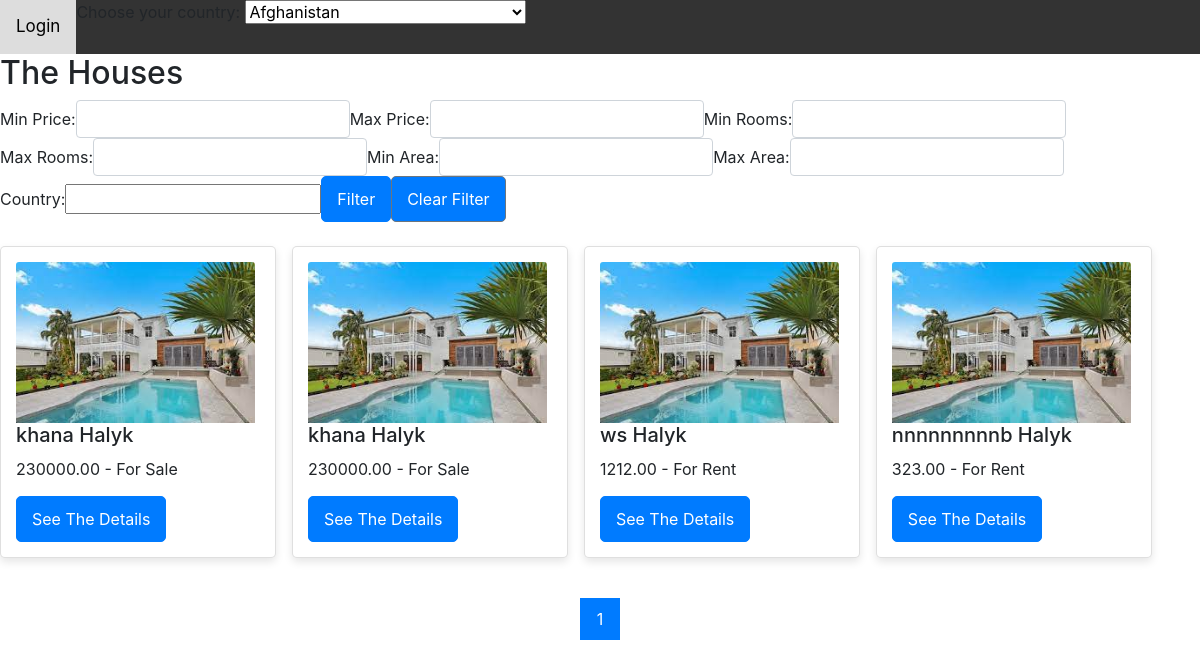
The app's page /, older data.
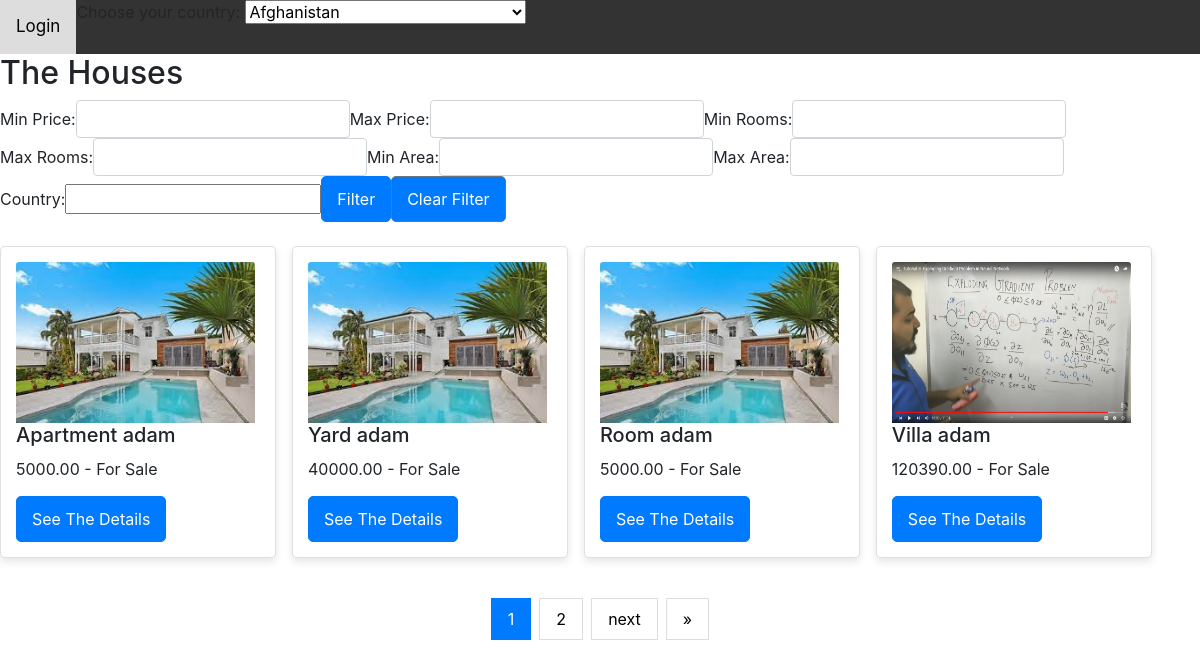
The same page, newer data.
### myapp/models.py (models this page shows, shortened)
class House(models.Model):
    owner = models.ForeignKey(User, on_delete=models.CASCADE)
    country=models.CharField(default='Afghanistan', max_length=255, choices=[ ('AF', 'Afghanistan'),
        ('AL', 'Albania'),
        ('DZ', 'Algeria'),
        ('AS', 'American Samoa'),
        ('AD', 'Andorra'),
        ('AO', 'Angola'),
        ('AI', 'Anguilla'),
        ('AG', 'Antigua and Barbuda'),
        ('AR', 'Argentina'),
        ('AM', 'Armenia'),
        ('AW', 'Aruba'),
        ('AU', 'Australia'),
        ('AT', 'Austria'),
        ('AZ', 'Azerbaijan'),
        ('BS', 'Bahamas'),
        ('BH', 'Bahrain'),
        ('BD', 'Bangladesh'),
        ('BB', 'Barbados'),
        ('BY', 'Belarus'),
        ('BE', 'Belgium'),
        ('BZ', 'Belize'),
        ('BJ', 'Benin'),
        ('BM', 'Bermuda'),
        ('BT', 'Bhutan'),
        ('BO', 'Bolivia'),
        ('BA', 'Bosnia and Herzegovina'),
        ('BW', 'Botswana'),
        ('BR', 'Brazil'),
        ('BN', 'Brunei Darussalam'),
        ('BG', 'Bulgaria'),
        ('BF', 'Burkina Faso'),
        ('BI', 'Burundi'),
        ('KH', 'Cambodia'),
        ('CM', 'Cameroon'),
        ('CA', 'Canada'),
        ('CV', 'Cape Verde'),
        ('KY', 'Cayman Islands'),
        ('CF', 'Central African Republic'),
        ('TD', 'Chad'),
        ('CL', 'Chile'),
        ('CN', 'China'),
        ('CO', 'Colombia'),
        ('KM', 'Comoros'),
        ('CG', 'Congo'),
        ('CD', 'Congo, Democratic Republic'),
        ('CR', 'Costa Rica'),
        ('CI', "Cote d'Ivoire"),
        ('HR', 'Croatia'),
        ('CU', 'Cuba'),
        ('CY', 'Cyprus'),
        ('CZ', 'Czech Republic'),
        ('DK', 'Denmark'),
        ('DJ', 'Djibouti'),
        ('DM', 'Dominica'),
        ('DO', 'Dominican Republic'),
        ('EC', 'Ecuador'),
        ('EG', 'Egypt'),
        ('SV', 'El Salvador'),
        ('GQ', 'Equatorial Guinea'),
        ('ER', 'Eritrea'),
        ('EE', 'Estonia'),
        ('ET', 'Ethiopia'),
        ('FJ', 'Fiji'),
        ('FI', 'Finland'),
        ('FR', 'France'),
        ('GA', 'Gabon'),
        ('GM', 'Gambia'),
        ('GE', 'Georgia'),
        ('DE', 'Germany'),
        ('GH', 'Ghana'),
        ('GR', 'Greece'),
        ('GD', 'Grenada'),
        ('GU', 'Guam'),
        ('GT', 'Guatemala'),
        ('GN', 'Guinea'),
        ('GW', 'Guinea-Bissau'),
        ('GY', 'Guyana'),
        ('HT', 'Haiti'),
        ('HN', 'Honduras'),
        ('HU', 'Hungary'),
        ('IS', 'Iceland'),
        ('IN', 'India'),
        ('ID', 'Indonesia'),
        ('IR', 'Iran'),
        ('IQ', 'Iraq'),
        ('IE', 'Ireland'),
        ('IL', 'Israel'),
        ('IT', 'Italy'),
        ('JM', 'Jamaica'),
        ('JP', 'Japan'),
        ('JO', 'Jordan'),
        ('KZ', 'Kazakhstan'),
        ('KE', 'Kenya'),
        ('KI', 'Kiribati'),
        ('KW', 'Kuwait'),
        ('KG', 'Kyrgyzstan'),
        ('LA', 'Lao People\'s Democratic Republic'),
        ('LV', 'Latvia'),
        ('LB', 'Lebanon'),
        ('LS', 'Lesotho'),
        ('LR', 'Liberia'),
        ('LY', 'Libya'),
        ('LI', 'Liechtenstein'),
        ('LT', 'Lithuania'),
        ('LU', 'Luxembourg'),
        ('MG', 'Madagascar'),
        ('MW', 'Malawi'),
        ('MY', 'Malaysia'),
        ('MV', 'Maldives'),
        ('ML', 'Mali'),
        ('MT', 'Malta'),
        ('MH', 'Marshall Islands'),
        ('MR', 'Mauritania'),
        ('MU', 'Mauritius'),
        ('MX', 'Mexico'),
        ('FM', 'Micronesia'),
        ('MD', 'Moldova'),
        ('MC', 'Monaco'),
        ('MN', 'Mongolia'),
        ('ME', 'Montenegro'),
        ('MA', 'Morocco'),
        ('MZ', 'Mozambique'),
        ('MM', 'Myanmar'),
        ('NA', 'Namibia'),
        ('NR', 'Nauru'),
        ('NP', 'Nepal'),
        ('NL', 'Netherlands'),
        ('NZ', 'New Zealand'),
        ('NI', 'Nicaragua'),
        ('NE', 'Niger'),
        ('NG', 'Nigeria'),
        ('KP', 'North Korea'),
        ('MK', 'North Macedonia'),
        ('NO', 'Norway'),
        ('OM', 'Oman'),
        ('PK', 'Pakistan'),
        ('PW', 'Palau'),
        ('PS', 'Palestine'),
        ('PA', 'Panama'),
        ('PG', 'Papua New Guinea'),
        ('PY', 'Paraguay'),
        ('PE', 'Peru'),
        ('PH', 'Philippines'),
        ('PL', 'Poland'),
        ('PT', 'Portugal'),
        ('PR', 'Puerto Rico'),
        ('QA', 'Qatar'),
        ('RO', 'Romania'),
        ('RU', 'Russia'),
        ('RW', 'Rwanda'),
        ('KN', 'Saint Kitts and Nevis'),
        ('LC', 'Saint Lucia'),
        ('VC', 'Saint Vincent and the Grenadines'),
        ('WS', 'Samoa'),
        ('SM', 'San Marino'),
        ('ST', 'Sao Tome and Principe'),
        ('SA', 'Saudi Arabia'),
        ('SN', 'Senegal'),
        ('RS', 'Serbia'),
        ('SC', 'Seychelles'),
        ('SL', 'Sierra Leone'),
        ('SG', 'Singapore'),
        ('SK', 'Slovakia'),
        ('SI', 'Slovenia'),
        ('SB', 'Solomon Islands'),
        ('SO', 'Somalia'),
        ('ZA', 'South Africa'),
        ('KR', 'South Korea'),
        ('SS', 'South Sudan'),
        ('ES', 'Spain'),
        ('LK', 'Sri Lanka'),
        ('SD', 'Sudan'),
        ('SR', 'Suriname'),
        ('SZ', 'Swaziland'),
        ('SE', 'Sweden'),
        ('CH', 'Switzerland'),
        ('SY', 'Syria'),
        ('TW', 'Taiwan'),
        ('TJ', 'Tajikistan'),
        ('TZ', 'Tanzania'),
        ('TH', 'Thailand'),
        ('TL', 'Timor-Leste'),
        ('TG', 'Togo'),
        ('TO', 'Tonga'),
        ('TT', 'Trinidad and Tobago'),
        ('TN', 'Tunisia'),
        ('TR', 'Turkey'),
        ('TM', 'Turkmenistan'),
        ('TV', 'Tuvalu'),
        ('UG', 'Uganda'),
        ('UA', 'Ukraine'),
        ('AE', 'United Arab Emirates'),
        ('GB', 'United Kingdom'),
        ('US', 'United States'),
        ('UY', 'Uruguay'),
        ('UZ', 'Uzbekistan'),
        ('VU', 'Vanuatu'),
        ('VA', 'Vatican City'),
        ('VE', 'Venezuela'),
        ('VN', 'Vietnam'),
        ('YE', 'Yemen'),
        ('ZM', 'Zambia'),
        ('ZW', 'Zimbabwe'),])
    title = models.CharField(max_length=255)
    description = models.TextField()
    address = models.CharField(max_length=255)
    price = models.DecimalField(max_digits=10, decimal_places=2)
    status = models.CharField(max_length=50, choices=[
        ('for_sale', 'For Sale'),
        ('for_rent', 'For Rent'),
        ('sold', 'Sold')
    ],default='for_rent')
    date_posted = models.DateTimeField(auto_now_add=True)
    area = models.FloatField(null=True)
    rooms_count = models.IntegerField(null=True)
    bathrooms_count = models.IntegerField(null=True)
    bedrooms_count = models.IntegerField(null=True)
    year_built = models.IntegerField(null=True)
    property_type = models.CharField(max_length=50, choices=[
        ('apartment', 'Apartment'),
        ('house', 'House'),
        ('villa', 'Villa'),
        ('commercial', 'Commercial')
    ],default='apartment')
    parking_spaces = models.IntegerField(null=True, blank=True)
    furnishing_status = models.CharField(max_length=50, choices=[
        ('furnished', 'Furnished'),
        ('unfurnished', 'Unfurnished'),
        ('semi_furnished', 'Semi-Furnished')
    ],default='furnished')
    balcony = models.BooleanField(default=False,null=True)
    garden = models.BooleanField(default=False,null=True)
    pool = models.BooleanField(default=False,null=True)
    heating_type = models.CharField(max_length=50, choices=[
        ('central', 'Central Heating'),
        ('electric', 'Electric Heating'),
        ('none', 'No Heating')
    ],default='central')
    cooling_type = models.CharField(max_length=50, choices=[
        ('central', 'Central Air'),
        ('window', 'Window Units'),
        ('none', 'No Cooling')
    ],default='central')
    pet_policy = models.CharField(max_length=50, choices=[
        ('allowed', 'Pets Allowed'),
        ('not_allowed', 'No Pets Allowed')
    ],default='allowed')
    is_for_sale=models.BooleanField(default=True)
    floors=models.IntegerField(null=True, blank=True)
    security_features = models.CharField(max_length=255, null=True, blank=True)
    nearby_amenities = models.CharField(max_length=255, null=True, blank=True)
    contact_phone = models.CharField(max_length=15,null=True)
    contact_email = models.EmailField(null=True)
    published = models.BooleanField(default=False)
    default_pic = models.ImageField(upload_to='property_images/', default='property_images/defhouse.jpg')
    pics = models.ImageField('HouseImage',  null=True)
    def get_image_url(self):
        if self.pics:
            return self.pics.url
        return 'property_images/default.jpg'  # or a default image path

### myapp/views.py (the view)
# urls.py: path('', house_list, name='home'),
def house_list(request):
    house_list = House.objects.all()
    filter_form = HouseFilterForm(request.GET)
    if filter_form.is_valid():
        min_price = filter_form.cleaned_data.get('min_price')
        max_price = filter_form.cleaned_data.get('max_price')
        property_type = filter_form.cleaned_data.get('property_type')
        status = filter_form.cleaned_data.get('status')
        min_rooms = filter_form.cleaned_data.get('min_rooms')
        max_rooms = filter_form.cleaned_data.get('max_rooms')
        min_area = filter_form.cleaned_data.get('min_area')
        max_area = filter_form.cleaned_data.get('max_area')
        country=filter_form.cleaned_data.get('country')
        if min_price:
            house_list = house_list.filter(price__gte=min_price)
        if max_price:
            house_list = house_list.filter(price__lte=max_price)
        if property_type:
            house_list = house_list.filter(property_type=property_type)
        if status:
            house_list = house_list.filter(status=status)
        if country:
            house_list = house_list.filter(country=country)
        if min_rooms:
            house_list = house_list.filter(rooms_count__gte=min_rooms)
        if max_rooms:
            house_list = house_list.filter(rooms_count__lte=max_rooms)
        if min_area:
            house_list = house_list.filter(area__gte=min_area)
        if max_area:
            house_list = house_list.filter(area__lte=max_area)
    paginator = Paginator(house_list, 4)  # Paginate by 4 houses per page
    page_number = request.GET.get('page')
    houses = paginator.get_page(page_number)
    return render(request, 'house_list.html', {'houses': houses, 'filter_form': filter_form})

### myapp/forms.py
class HouseFilterForm(forms.Form):
    min_price = forms.DecimalField(required=False, max_digits=10, decimal_places=2, label='Min Price')
    max_price = forms.DecimalField(required=False, max_digits=10, decimal_places=2, label='Max Price')
    property_type = forms.ChoiceField(required=False, choices=[('', 'Any')] )
    status = forms.ChoiceField(required=False, choices=[('', 'Any')] )
    min_rooms = forms.IntegerField(required=False, label='Min Rooms')
    max_rooms = forms.IntegerField(required=False, label='Max Rooms')
    min_area = forms.FloatField(required=False, label='Min Area')
    max_area = forms.FloatField(required=False, label='Max Area')
    country = forms.CharField(max_length=255, required=False)

### myapp/templates/house_list.html (shortened to what this page needs)
{% extends "base_generic.html" %}
{% block content %}
  <h2>The Houses</h2>
  <form method="GET" class="form-inline mb-4">
    <div class="form-group">
      <label for="min_price">Min Price:</label>
      <input type="number" step="500" class="form-control" name="min_price" id="min_price" value="{{ filter_form.min_price.value }}">
    </div>
    <div class="form-group">
      <label for="max_price">Max Price:</label>
      <input type="number" step="500" class="form-control" name="max_price" id="max_price" value="{{ filter_form.max_price.value }}">
    </div>
    <div class="form-group">
      <label for="min_rooms">Min Rooms:</label>
      <input type="number" class="form-control" name="min_rooms" id="min_rooms" value="{{ filter_form.min_rooms.value }}">
    </div>
    <div class="form-group">
      <label for="max_rooms">Max Rooms:</label>
      <input type="number" class="form-control" name="max_rooms" id="max_rooms" value="{{ filter_form.max_rooms.value }}">
    </div>
    <div class="form-group">
      <label for="min_area">Min Area:</label>
      <input type="number" step="0.01" class="form-control" name="min_area" id="min_area" value="{{ filter_form.min_area.value }}">
    </div>
    <div class="form-group">
      <label for="max_area">Max Area:</label>
      <input type="number" step="0.01" class="form-control" name="max_area" id="max_area" value="{{ filter_form.max_area.value }}">
    </div>
    <div class="form-group">
      <label for="countries">Country:</label>
      <input type="text" name="countries" id="countries" value="">
    </div>
    <button type="submit" class="btn btn-primary">Filter</button>
    <a href="{% url 'house_list' %}" class="btn btn-secondary">Clear Filter</a>
  </form>
  <div class="card-container">
    {% for house in houses %}
      <div class="card" >
        <div class="card-body">
          <img src="{{ house.get_image_url }}" alt="{{ house.title }}" class="card-img-top">
          <h5 class="card-title">{{ house.title }} {{house.owner.username}}</h5>
          <p class="card-text">{{ house.price }} - {% if house.is_for_sale %}For Sale{% else %}For Rent{% endif %}</p>
          <a href="/house/{{ house.id }}" class="btn btn-primary">See The Details</a>
        </div>
      </div>
    {% endfor %}
  </div>
  <div class="center">
    <div class="pagination">
      {% for num in houses.paginator.page_range %}
        {% if houses.number == num %}
          <a href="?page={{ num }}{% for key, value in request.GET.items %}{% if key != 'page' %}&{{ key }}={{ value }}{% endif %}{% endfor %}" class="active">{{ num }}</a>
        {% else %}
          <a href="?page={{ num }}{% for key, value in request.GET.items %}{% if key != 'page' %}&{{ key }}={{ value }}{% endif %}{% endfor %}">{{ num }}</a>
        {% endif %}
      {% endfor %}
      {% if houses.has_next %}
        <a href="?page={{ houses.next_page_number }}{% for key, value in request.GET.items %}{% if key != 'page' %}&{{ key }}={{ value }}{% endif %}{% endfor %}">next</a>
        <a href="?page={{ houses.paginator.num_pages }}{% for key, value in request.GET.items %}{% if key != 'page' %}&{{ key }}={{ value }}{% endif %}{% endfor %}">&raquo;</a>
      {% endif %}
    </div>
  </div>
{% endblock %}

### myapp/templates/base_generic.html (shortened to what this page needs)
<!DOCTYPE html>
<html lang="Farsi">
<head>
    <link rel="stylesheet" href="https://cdn.jsdelivr.net/npm/bootstrap@4.3.1/dist/css/bootstrap.min.css">
</head>
<body>
    <header>
        <div class="topnav">
            {% if user.is_authenticated %}
                    <a href="{% url 'profile' %}">Profile</a>
                    <a href="{% url 'house_list'%}"> Search</a>
                    <a href="{% url 'logout' %}">Logout</a>
                    <a href="{% url 'register_house' %}">Register House</a>
                {% else %}
                   <a href="{% url 'login' %}">Login</a>
                {% endif %}
                <label for="country">Choose your country:</label>
                <select id="country" name="country">
                    <option value="af">Afghanistan</option>
                </select>
          </div>
    </header>
    <main>
        {% block content %}
        {% endblock %}
    </main>
</body>
</html>

### myapp/templates/base_generic.html (style rules this page uses)
.card-container { display: flex; flex-wrap: wrap; justify-content: left; }
.card { width: 100%; margin-bottom: 20px; box-shadow: 0 4px 8px rgba(0, 0, 0, 0.1); border-radius: 5px; overflow: hidden; }
.card img { width: 100%; height: auto; }
.card-body { padding: 15px; }
.card-title { font-size: 1.25em; margin-bottom: 10px; }
.card-text { font-size: 1em; margin-bottom: 15px; }
.btn { display: inline-block; padding: 10px 15px; color: #fff; background-color: #007bff; border-radius: 5px; text-decoration: none; }
@media (min-width: 1200px) { .card { width: 23%; margin-right: 1.33%; } }
@media (min-width: 1200px) { .card:nth-child(4n) { margin-right: 0; } }
.topnav { overflow: hidden; background-color: #333; }
.topnav a { float: left; color: #f2f2f2; text-align: center; padding: 14px 16px; text-decoration: none; font-size: 17px; }
.card-body img { width: 98%; height: 161px }
.center { text-align: center; margin-top: 20px; }
.pagination { display: inline-block; }
.pagination a { color: black; float: left; padding: 8px 16px; text-decoration: none; transition: background-color .3s; border: 1px solid #ddd; margin: 0 4px; }
.pagination a.active { background-color: #007bff; color: white; border: 1px solid #007bff; }

Row changes from the older to the newer data that the page shows:
removed House: title "khana", owner.username "Halyk", price "230000.00", is_for_sale "For Sale"
removed House: title "khana", owner.username "Halyk", price "230000.00", is_for_sale "For Sale"
removed House: title "ws", owner.username "Halyk", price "1212.00", is_for_sale "For Rent"
removed House: title "nnnnnnnnnb", owner.username "Halyk", price "323.00", is_for_sale "For Rent"
added House: get_image_url (picture), title "Apartment", owner.username "adam", price "5000.00", is_for_sale "For Sale"
added House: get_image_url (picture), title "Yard", owner.username "adam", price "40000.00", is_for_sale "For Sale"
added House: get_image_url (picture), title "Room", owner.username "adam", price "5000.00", is_for_sale "For Sale"
added House: get_image_url (picture), title "Villa", owner.username "adam", price "120390.00", is_for_sale "For Sale"
Text that changed along with them:
new list line: "2"
text now shown: "next »"
